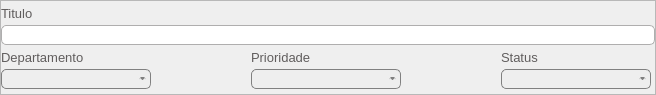
          <widget class="QFrame" name="frm_content_information_ticket">
           <property name="minimumSize">
            <size>
             <width>642</width>
             <height>95</height>
            </size>
           </property>
           <property name="maximumSize">
            <size>
             <width>16777215</width>
             <height>95</height>
            </size>
           </property>
           <property name="frameShape">
            <enum>QFrame::StyledPanel</enum>
           </property>
           <property name="frameShadow">
            <enum>QFrame::Raised</enum>
           </property>
           <layout class="QGridLayout" name="grl_content_information_ticket">
            <property name="leftMargin">
             <number>0</number>
            </property>
            <property name="topMargin">
             <number>0</number>
            </property>
            <property name="rightMargin">
             <number>0</number>
            </property>
            <property name="bottomMargin">
             <number>0</number>
            </property>
            <property name="spacing">
             <number>0</number>
            </property>
            <item row="0" column="0" colspan="2">
             <widget class="QLabel" name="lbl_title">
              <property name="minimumSize">
               <size>
                <width>0</width>
                <height>16</height>
               </size>
              </property>
              <property name="maximumSize">
               <size>
                <width>16777215</width>
                <height>16</height>
               </size>
              </property>
              <property name="font">
               <font>
                <pointsize>10</pointsize>
               </font>
              </property>
              <property name="styleSheet">
               <string notr="true">QLabel {
	color: #605D5D;
}</string>
              </property>
              <property name="text">
               <string>Titulo</string>
              </property>
             </widget>
            </item>
            <item row="1" column="0" colspan="7">
             <widget class="QLineEdit" name="txt_title">
              <property name="minimumSize">
               <size>
                <width>611</width>
                <height>20</height>
               </size>
              </property>
              <property name="maximumSize">
               <size>
                <width>850</width>
                <height>16777215</height>
               </size>
              </property>
              <property name="font">
               <font>
                <pointsize>10</pointsize>
               </font>
              </property>
              <property name="styleSheet">
               <string notr="true">QLineEdit#txt_title {
	background-color: white;
	color: #8C8C8C;
	border: 1px solid #AFAEAE;
	border-radius: 5px;
}
QLineEdit#txt_title:focus{
	border: 2px solid rgba(81, 203, 238, 1);
}
QLineEdit#txt_title:disabled {
	background-color:  #dcdcdc;
	color: #6a6767;
	border: 1px solid gray;
}</string>
              </property>
             </widget>
            </item>
            <item row="2" column="1">
             <widget class="QLabel" name="lbl_department">
              <property name="minimumSize">
               <size>
                <width>100</width>
                <height>16</height>
               </size>
              </property>
              <property name="maximumSize">
               <size>
                <width>100</width>
                <height>16</height>
               </size>
              </property>
              <property name="font">
               <font>
                <pointsize>10</pointsize>
               </font>
              </property>
              <property name="styleSheet">
               <string notr="true">QLabel {
	color: #605D5D;
}</string>
              </property>
              <property name="text">
               <string>Departamento</string>
              </property>
             </widget>
            </item>
            <item row="2" column="3">
             <widget class="QLabel" name="lbl_priority">
              <property name="minimumSize">
               <size>
                <width>100</width>
                <height>16</height>
               </size>
              </property>
              <property name="maximumSize">
               <size>
                <width>100</width>
                <height>16</height>
               </size>
              </property>
              <property name="font">
               <font>
                <pointsize>10</pointsize>
               </font>
              </property>
              <property name="styleSheet">
               <string notr="true">QLabel {
	color: #605D5D;
}</string>
              </property>
              <property name="text">
               <string>Prioridade</string>
              </property>
             </widget>
            </item>
            <item row="2" column="5">
             <widget class="QLabel" name="lbl_status">
              <property name="minimumSize">
               <size>
                <width>100</width>
                <height>16</height>
               </size>
              </property>
              <property name="maximumSize">
               <size>
                <width>100</width>
                <height>16</height>
               </size>
              </property>
              <property name="font">
               <font>
                <pointsize>10</pointsize>
               </font>
              </property>
              <property name="styleSheet">
               <string notr="true">QLabel {
	color: #605D5D;
}</string>
              </property>
              <property name="text">
               <string>Status</string>
              </property>
             </widget>
            </item>
            <item row="3" column="1">
             <widget class="QComboBox" name="cbx_department">
              <property name="minimumSize">
               <size>
                <width>150</width>
                <height>20</height>
               </size>
              </property>
              <property name="maximumSize">
               <size>
                <width>250</width>
                <height>16777215</height>
               </size>
              </property>
              <property name="font">
               <font>
                <family>Arial</family>
                <pointsize>10</pointsize>
               </font>
              </property>
              <property name="styleSheet">
               <string notr="true">QComboBox#cbx_department{
	background-color: #eeeeee;
	color: #6a6767;
	border: 1px solid gray;
	border-radius: 5px;
}
QComboBox#cbx_department:focus{
	border: 2px solid rgba(81, 203, 238, 1);
}
QComboBox#cbx_department:disabled {
	background-color:  #dcdcdc;
	color: #6a6767;
	border: 1px solid gray;
}
QHeaderView::section QComboBox {
    background-color: #585A5C;
    color: #F0F0F0;
	border-radius: 5px;
}
QComboBox::drop-down {
	outline:0px;
    border:0px;
}
QComboBox::down-arrow{
	subcontrol-position: bottom center;
    subcontrol-origin: margin;
	background-color: gray ;
	border-radius: 5px;
	border: solid #eeeeee;
	border-width:2px 3px 8px 3px;
}
</string>
              </property>
             </widget>
            </item>
            <item row="3" column="2">
             <spacer name="hls_between_buttons_department_and_priority_ticket_message">
              <property name="orientation">
               <enum>Qt::Horizontal</enum>
              </property>
              <property name="sizeType">
               <enum>QSizePolicy::Maximum</enum>
              </property>
              <property name="sizeHint" stdset="0">
               <size>
                <width>100</width>
                <height>20</height>
               </size>
              </property>
             </spacer>
            </item>
            <item row="3" column="3">
             <widget class="QComboBox" name="cbx_priority">
              <property name="minimumSize">
               <size>
                <width>150</width>
                <height>20</height>
               </size>
              </property>
              <property name="maximumSize">
               <size>
                <width>250</width>
                <height>16777215</height>
               </size>
              </property>
              <property name="font">
               <font>
                <family>Arial</family>
                <pointsize>10</pointsize>
               </font>
              </property>
              <property name="styleSheet">
               <string notr="true">QComboBox#cbx_priority {
	background-color: #eeeeee;
	color: #6a6767;
	border: 1px solid gray;
	border-radius: 5px;
}
QComboBox#cbx_priority:focus{
	border: 2px solid rgba(81, 203, 238, 1);
}
QComboBox#cbx_priority:disabled {
	background-color:  #dcdcdc;
	color: #6a6767;
	border: 1px solid gray;
}
QHeaderView::section QComboBox {
    background-color: #585A5C;
    color: #F0F0F0;
	border-radius: 5px;
}
QComboBox::drop-down {
	outline:0px;
    border:0px;
}
QComboBox::down-arrow{
	subcontrol-position: bottom center;
    subcontrol-origin: margin;
	background-color: gray ;
	border-radius: 5px;
	border: solid #eeeeee;
	border-width:2px 3px 8px 3px;
}
</string>
              </property>
             </widget>
            </item>
            <item row="3" column="4">
             <spacer name="hls_between_buttons_priority_and_status_ticket_message">
              <property name="orientation">
               <enum>Qt::Horizontal</enum>
              </property>
              <property name="sizeType">
               <enum>QSizePolicy::Maximum</enum>
              </property>
              <property name="sizeHint" stdset="0">
               <size>
                <width>100</width>
                <height>20</height>
               </size>
              </property>
             </spacer>
            </item>
            <item row="3" column="5">
             <widget class="QComboBox" name="cbx_status">
              <property name="minimumSize">
               <size>
                <width>150</width>
                <height>20</height>
               </size>
              </property>
              <property name="maximumSize">
               <size>
                <width>250</width>
                <height>16777215</height>
               </size>
              </property>
              <property name="font">
               <font>
                <family>Arial</family>
                <pointsize>10</pointsize>
               </font>
              </property>
              <property name="styleSheet">
               <string notr="true">QComboBox#cbx_status {
	background-color: #eeeeee;
	color: #6a6767;
	border: 1px solid gray;
	border-radius: 5px;
}
QComboBox#cbx_status:focus{
	border: 2px solid rgba(81, 203, 238, 1);
}
QComboBox#cbx_status:disabled {
	background-color:  #dcdcdc;
	color: #6a6767;
	border: 1px solid gray;
}
QHeaderView::section QComboBox {
    background-color: #585A5C;
    color: #F0F0F0;
	border-radius: 5px;
}
QComboBox::drop-down {
	outline:0px;
    border:0px;
}
QComboBox::down-arrow{
	subcontrol-position: bottom center;
    subcontrol-origin: margin;
	background-color: gray ;
	border-radius: 5px;
	border: solid #eeeeee;
	border-width:2px 3px 8px 3px;
}
</string>
              </property>
             </widget>
            </item>
            <item row="2" column="6" rowspan="2">
             <spacer name="hls_between_buttom_status_and_border_ticket_message">
              <property name="orientation">
               <enum>Qt::Horizontal</enum>
              </property>
              <property name="sizeType">
               <enum>QSizePolicy::Expanding</enum>
              </property>
              <property name="sizeHint" stdset="0">
               <size>
                <width>4</width>
                <height>20</height>
               </size>
              </property>
             </spacer>
            </item>
           </layout>
          </widget>
